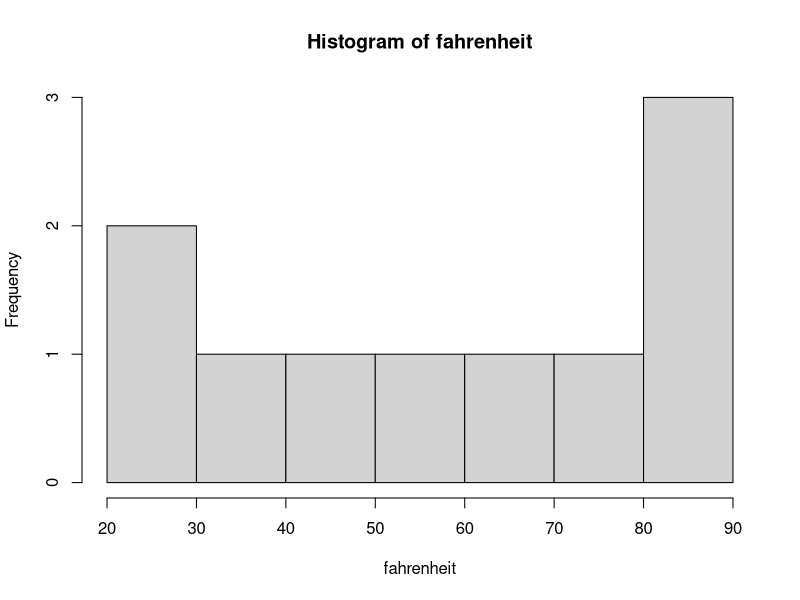
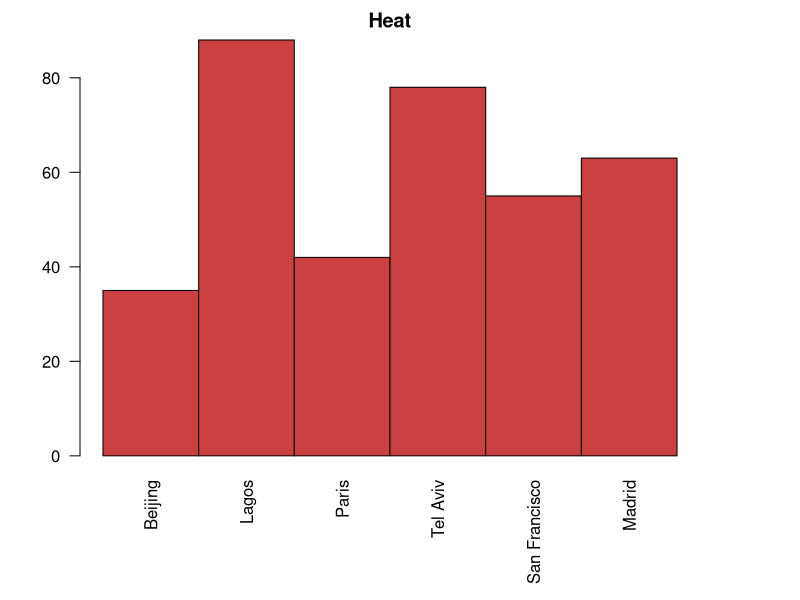
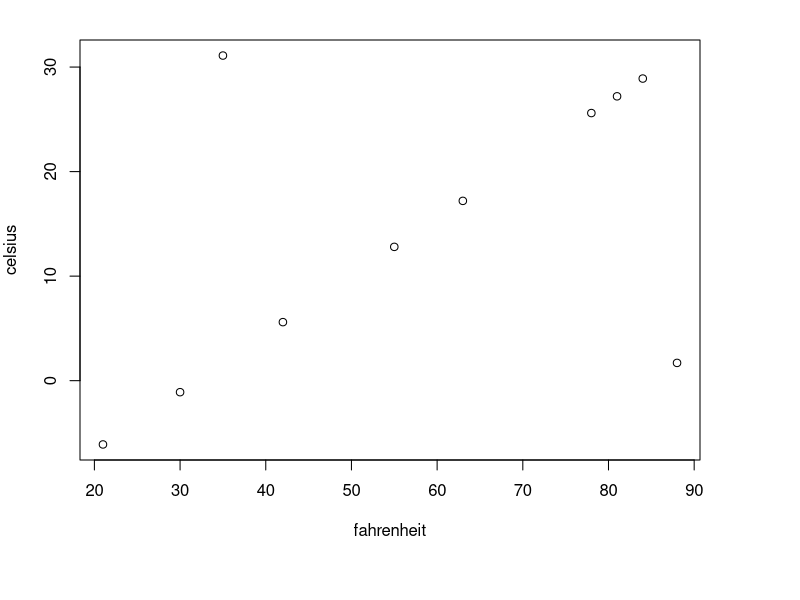

The R source for these figures, in order:
################################################################################
#     Principles and practice of large scale data analysis using R - 2023-2024      #
#------------------------------------------------------------------------------#
# EXERCISE 1    12th December 2023                                              #
# Deadline: 19th December 2023  - 11:59 pm                                  #

################################################################################

### NOTES ######################################################################

# Write your code instead of the 'YOUR_CODE'

# PLEASE DO NOT REMOVE THE COMMENTED LINES WITH INSTRUCTIONS

### TASKS ######################################################################

# 0.1.  Run the line below into the console to load the  vector called 'fahrenheit'
fahrenheit <-  c(35, 88, 42, 84, 81, 30, 21, 78, 55, 63)

# 0.2   Print to the console the length of the vector 'fahrenheit'
print(length(fahrenheit))

# 0.3   Store the length of the vector 'fahrenheit' in a variable called 'Fahrenheit_length'
Fahrenheit_length <-  length(fahrenheit)

#0.4 Check the class of the fahrenheit vector
class(fahrenheit)

# 1.1  Create a character vector 'cities' containing the following 10 values:
#      - Beijing, Lagos, Paris, Rio de Janeiro, San Diego, Toronto, Reykjavik, 
#        Tel Aviv, San Francisco, Madrid
cities <-  c('Beijing', 'Lagos', 'Paris', 'Rio de Janeiro', 'San Diego', 'Toronto', 'Reykjavik' , 'Tel Aviv', 'San Francisco', 'Madrid')

# 1.2  Print to the console the length of the vector 'cities'
print(length(cities))

# 1.3 Use the names() function to associate temperature data ('Fahrenheit') with 
#     its corresponding city ('cities'). (ordered as in the vectors)
names(fahrenheit) = cities

# 1.4 Draw a histogram of 'Fahrenheit'
hist(fahrenheit)

# 2.1. Extract the following values from the vector 'Fahrenheit' and save them as vectors:
#      - temperatures of the first three cities
#      - temperatures of the last three cities (you might need to use the length stored in variable 'n')
#    Hint: Use operators [ ] to subset the position on the vector 'fahrenheit' 

V1 <- fahrenheit[1:3]
V2 <- tail(fahrenheit, n=3)

# 2.1 use the max() function to find the city with the highest temperate 
V3 <- names(which.max(fahrenheit))

# 2.1 Make a barplot of the Fahrenheit temperatures with cities names below the bars.
#        use only the first three and last three cities. Add a main title 'Heat' and 
#        change the bar color to red.
#Hint: check the additonal arguments of the barplot() function
par(mar=c(7,4,2,5))
barplot(c(V1,V2),col= "#ca3f3f" , main = "Heat",space=0, las =2)

# 3.1  Run the following code to sore the Celsius vector (this the the Fahrenheit vector after conversion)
celsius = c(31.1, 1.7, 5.6, 28.9, 27.2, -1.1, -6.1, 25.6, 12.8, 17.2)

# 3.2   Plot the Celsius temperatures against the Fahrenheit temperatures in a scatterplot
plot(celsius~fahrenheit)

# 3.3 Can you spot the outliers?
# We manually flipped the locations of two elements in the Celsius vector (we did not touch the Fahrenheit vector). 
# Which two cities were effected? store your answer as a character vector
outlier_cities <- names(which(celsius != round((fahrenheit - 32) * 5/9, digits = 1)))
